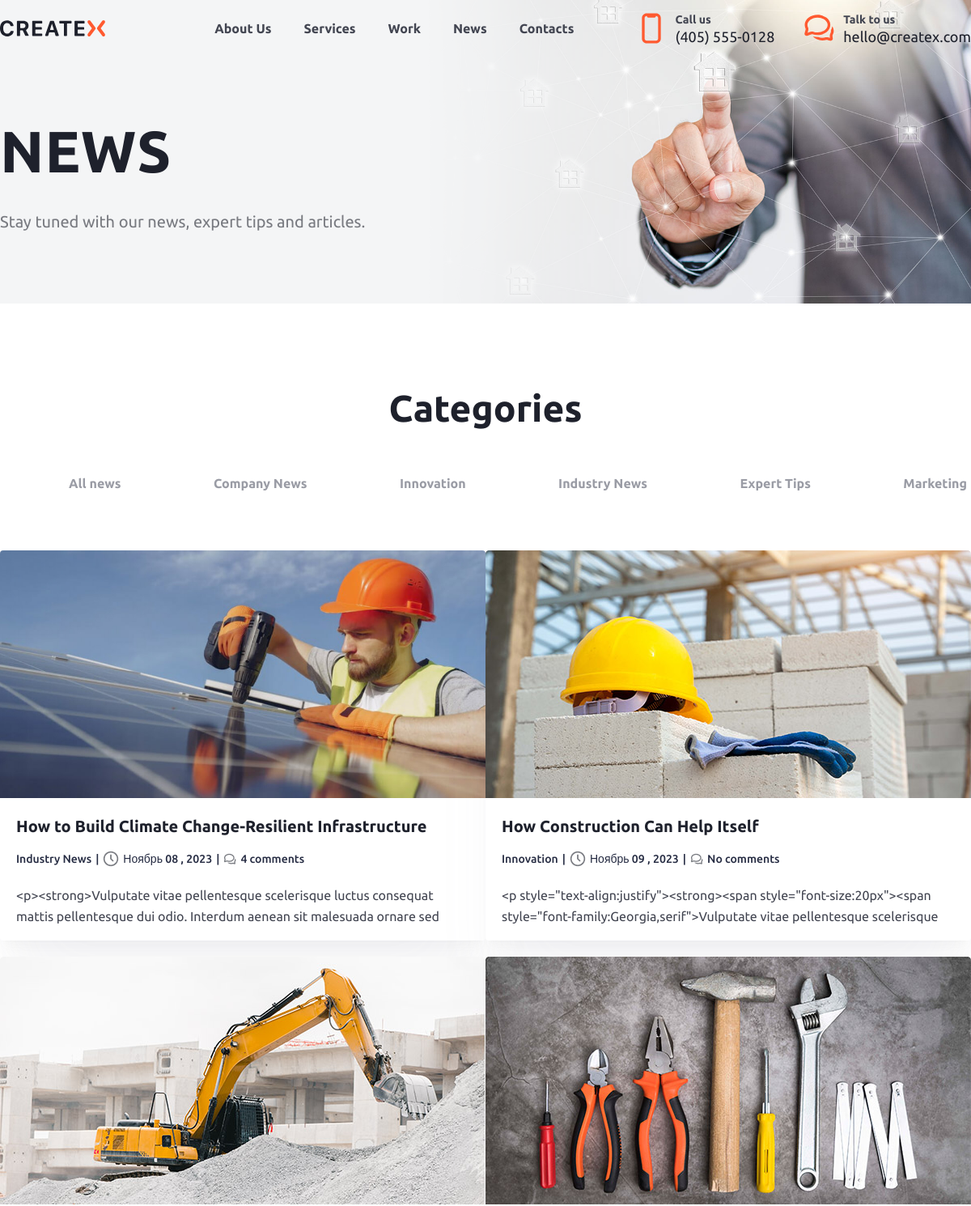
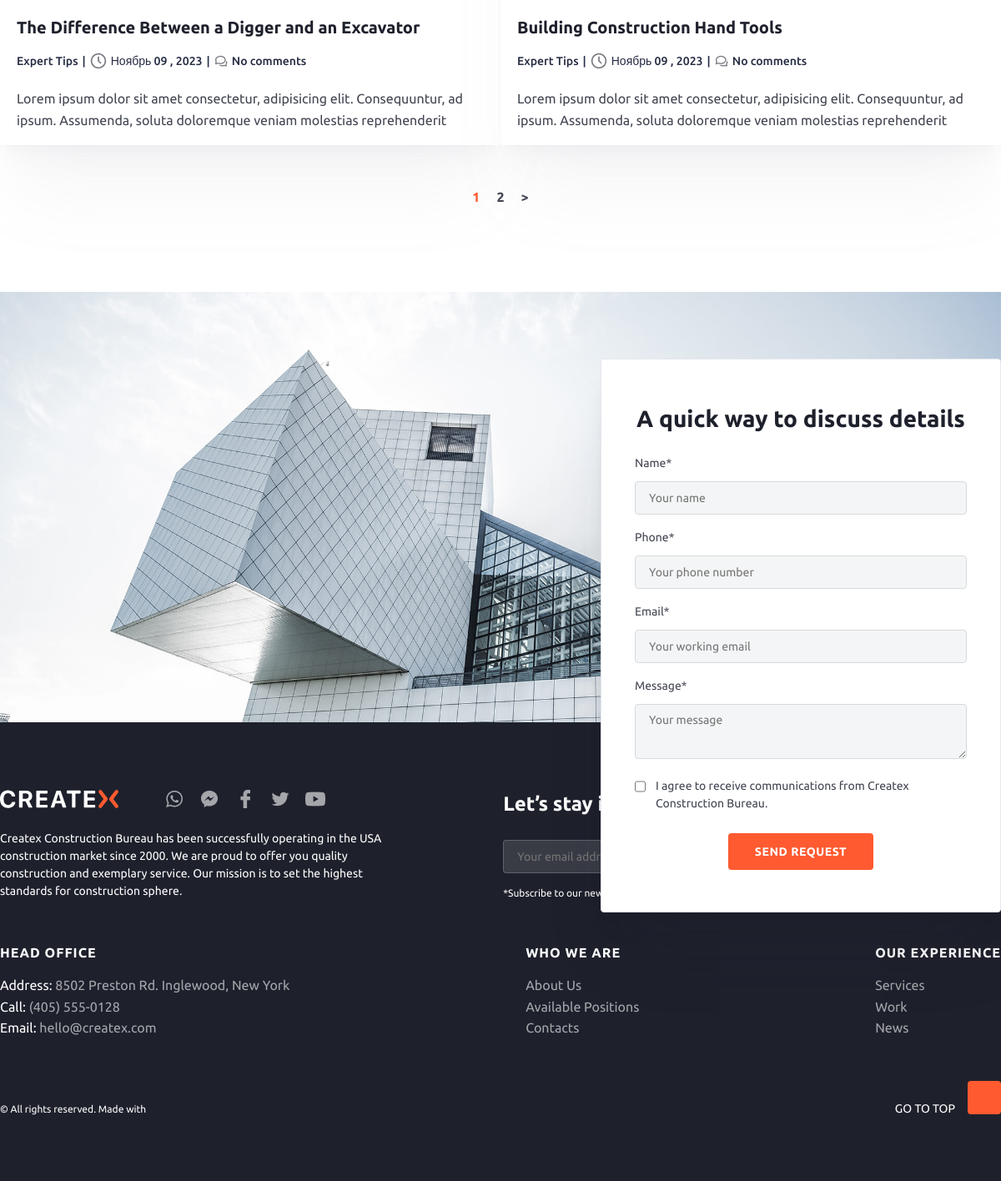
Page /news/ on the committed database (2 pictures, top to bottom).
### createx/models.py (models this page shows, shortened)
class HeaderContent(models.Model):
    title = models.CharField(max_length=100, verbose_name='Заголовок')
    content = models.TextField(max_length=1000, verbose_name='Содержание')
    img = models.ImageField(upload_to="header/%Y/%m/%d/", verbose_name='Фотография')
    class Meta:
        verbose_name = "Заголовок страницы"
        verbose_name_plural = "Заголовоки страниц"

### news/models.py (models this page shows, shortened)
class CategoryNews(models.Model):
    name = models.CharField(max_length=50, verbose_name='Название категории')
    slug = models.SlugField(max_length=50, unique=True, db_index=True, verbose_name='URL-категории')
    def __str__(self):
        return f'{self.name}'
    class Meta:
        verbose_name = "Категория новостей"
        verbose_name_plural = "Категории новостей"

class NewsModel(models.Model):
    title = models.CharField(max_length=200, verbose_name='Заголовок')
    img = models.ImageField(upload_to='news/%Y/%m/%d/', verbose_name='Главное фото')
    slug = models.SlugField(max_length=200, unique=True, db_index=True, verbose_name='URL-новости')
    content = models.TextField(verbose_name='Контент')
    date_publish = models.DateField(auto_now_add=True, verbose_name='Дата публикации')
    categoryID = models.ForeignKey(CategoryNews,on_delete=models.CASCADE, verbose_name='Тема новости')
    is_published = models.BooleanField(default=True, verbose_name='Публикация')
    def get_absolute_url(self):#Ссылка на url по слагу
        return reverse('newsDetail', kwargs={'slug':self.slug})
    def get_comment_count(self):
        len = self.newscommentsmodefl_set.filter(news__id=self.pk)
        counter = len.count()
        return counter
    class Meta:
        verbose_name = "Новость"
        verbose_name_plural = "Новости"

### aboutUs/models.py (models this page shows, shortened)
class OurSocLinks(models.Model):
    name = models.CharField(max_length=100, verbose_name='Название соц сети')
    nameLink = models.CharField(max_length=100, verbose_name='Имя ссылки')
    link = models.URLField(max_length=1000, verbose_name='Ссылка')
    imgLink_1 = models.ImageField(upload_to="aboutUs/OurSocLinks/%Y/%m/%d/", verbose_name='Логотип соцсети 1')
    imgLink_2 = models.ImageField(upload_to="aboutUs/OurSocLinks/%Y/%m/%d/", verbose_name='Логотип соцсети 2')
    imgLink_2_hover = models.ImageField(upload_to="aboutUs/OurSocLinks/%Y/%m/%d/", verbose_name='Логотип соцсети 2 Hover')
    class Meta:
        verbose_name = "Ссылка в соцсети"
        verbose_name_plural = "Ссылки в соцсетях"

### news/views.py (the view, shortened to what this page needs)
# urls.py: path('',NewsPage.as_view(), name='news'),#Главная страница - news
class NewsPage(CategoryAll,FormsMixin,ListView):
    model =  NewsModel
    template_name = 'news/newspage.html'
    context_object_name = 'news'
    paginate_by = 4
    queryset = NewsModel.objects.filter(is_published=True).select_related('categoryID')
    def get_context_data(self, **kwargs):
        context = super().get_context_data(**kwargs)
        c_def = self.get_user_context()
        context['title'] = 'News'
        context['header'] = HeaderContent.objects.get(title='NEWS')
        context = dict(list(context.items()) + list(c_def.items()))
        return context

### createx/templatetags/createx_tag.py (called while the page is built)
@register.simple_tag()
def get_soc_links():
    return OurSocLinks.objects.all()

### createx/utils.py (called while the page is built)
    def get_user_context(self,**kwargs):
        context = kwargs
        context['social_links'] = OurSocLinks.objects.all()
        context['AskFromUserForm'] = AskFromUserForm
        context['UserSubscribeForm'] = UserSubscribeForm
        context['DiscussForUserForm'] = DiscussForUserForm
        return context

### news/views.py (called while the page is built)
    def getCategory(self):
        return CategoryNews.objects.all()

### createx/templates/news/newsPage.html (shortened to what this page needs)
{% extends "base.html" %}
{% load createx_tag %}
{% load static %}
{% block content %}
{% include 'include/headerContent.html' %}
<section class="news_main_block">
	<div class="news_block">
		<div class="category_block">
			<h2 class="h2_center_46">Categories</h2>
			<div class="category_list">
				<div>
					<button value="All" class="category_news_item">
						All news
					</button>
				</div>
				{% for cat in view.getCategory %}
				<div>
					<button value={{cat.id}} class="category_news_item">
						{{cat.name}}
					</button>
				</div>
				{% endfor %}
			</div>
		</div>
		<div class="news_block_list">
			{% for new in news %}
			<div class="news_item">
				<img src="{{new.img.url}}" alt="{{new.title}}" class="news_item_img">
				<div class="news_info_block">
					<a href="{{ new.get_absolute_url }}" target="_blank">
						<p class="p_20_w700">{{new.title}}</p>
					</a>
					<p class="apInfoP">
						<span>{{new.categoryID}}</span>|
						<img src="{% static 'img/news/Clock.png' %}" alt="">
						<span>{{new.date_publish|date:"F d , Y"}}</span>|
						<img src="{% static 'img/news/Chat.png' %}" alt="">
						{% if new.get_comment_count == 0 %}
						<span>No comments</span>
						{% else %}
						<span>{{ new.get_comment_count }} comments</span>
						{% endif %}
						<p class="p_16_pd_0">{{new.content|truncatechars:160}}</p>
					</p>
				</div>
			</div>
			{% endfor %}
		</div>
		<div class="paginator_block">
			{% for p in paginator.page_range %}
				{% if page_obj.number == p %}
				<a href="?page={{ p }}" class="a_panination_active">{{ p }}</a>
				{% elif p >= page_obj.number|add:-2 and p <= page_obj.number|add:2 %}
				<a href="?page={{ p }}" class="a_panination">{{ p }}</a>
				{% endif %}
			{% endfor %}
			{% if page_obj.has_next %}
				<a href="?page={{ page_obj.next_page_number }}" class="a_panination">&gt;</a>
			{% endif %}
		</div>
	</div>
</section>
{% endblock content %}

### createx/templates/include/headerContent.html
{% load static %}
<section class="header_content_block">
		<div class="header_content">
			<div class="content_in_header">
				<h2 class="header_h2_title">{{header.title}}</h2>
				<p class="p_20">{{header.content}}</p>
			</div>
		</div>
		<div class="header_content_block_img">
			<img src="{{header.img.url}}" alt="Фон" class="header_content_block_img_bg">
		</div>
</section>

### createx/templates/include/footer.html (shortened to what this page needs)
{% load static %}
{% load createx_tag %}
<div class="footer_block">
	<footer class="footer_block_content">
		<div class="footer_header_block">
			<div class="footer_header_left">
				<div class="footer_logo_Links">
					<div class="footer_logo">
						<a href="{% url 'home' %}">
							<img src="{% static 'img/footer/logo.svg' %}" alt="Лого">
						</a>
					</div>
					<div class="footer_social_links">
						{% get_soc_links as soc_links %}
						{% for c in soc_links %}
						<a href="#"><img src="{{ c.imgLink_2_hover.url}}" alt="фото"></a>
						{% endfor %}
					</div>
				</div>
				<p class="footer_content">
					Createx Construction Bureau has been successfully operating in the USA construction market since 2000. We are proud to
					offer you quality construction and exemplary service. Our mission is to set the highest standards for construction
					sphere.
				</p>
			</div>
			<div class="footer_header_right">
				<h2 class="footer_header_right_h2">
					Let’s stay in touch
				</h2>
				<form action="{% url 'addUserSubscribe' %}" class="subscribe_form" method="post" name="subscribe_form" id="subscribe_form">
					<p>*Subscribe to our newsletter to receive communications and early updates from Createx Construction Bureau.</p>
				</form>
			</div>
		</div>
		<div class="footer_center_block">
			<div class="center_block_left">
				<p class="footer_p_uppercase">HEAD OFFICE</p>
				<ul class="footer_link_list">
					<li class="footer_link_item">Address: <a href="#" class="footer_link"> 8502 Preston Rd. Inglewood, New York</a></li>
					<li class="footer_link_item">Call: <a href="tel:+(405) 555-0128" class="footer_link"> (405) 555-0128</a></li>
					<li class="footer_link_item">Email: <a href="mailto:hello@createx.com" class="footer_link"> hello@createx.com</a></li>
				</ul>
			</div>
			<div class="center_block_center">
				<p class="footer_p_uppercase">WHO WE ARE</p>
				<ul class="footer_link_list">
					<li class="footer_link_item"><a href="{% url 'aboutUs' %}" class="footer_link">About Us</a></li>
					<li class="footer_link_item"><a href="{% url 'avaliablePositions' %}" class="footer_link">Available Positions</a></li>
					<li class="footer_link_item"><a href="{% url 'contacts' %}" class="footer_link">Contacts</a></li>
				</ul>
			</div>
			<div class="center_block_right">
				<p class="footer_p_uppercase">OUR EXPERIENCE</p>
				<ul class="footer_link_list">
					<li class="footer_link_item"><a href="{% url 'services' %}" class="footer_link">Services</a></li>
					<li class="footer_link_item"><a href="{% url 'work' %}" class="footer_link">Work</a></li>
					<li class="footer_link_item"><a href="{% url 'news' %}" class="footer_link">News</a></li>
				</ul>
			</div>
		</div>
		<div class="footer_bottom_block">
			<div class="bottom_block_left">
				<p class="rights_reserved">© All rights reserved. Made with</p>
			</div>
			<div class="bottom_block_right">
				<span class="btnTitle_goToTop">GO TO TOP</span>
				<button class="goToTop"><img src="{% static 'img/footer/Up-chevron.png' %}" alt=""></button>
			</div>
		</div>
	</footer>
</div>

### createx/static/css/min_style.css (style rules this page uses)
* { padding: 0; margin: 0; border: 0; box-sizing: border-box; }
*,*:before,*:after { -moz-box-sizing: border-box; -webkit-box-sizing: border-box; box-sizing: border-box; }
nav,footer,header,aside { display: block; }
html,body { height: 100%; width: 100%; font-size: 100%; line-height: 1; font-size: 14px; -ms-text-size-adjust: 100%; -moz-text-size-adjust: 100%; -webkit-text-size-adjust: 100%; font-family: Montserrat; font-weight: 500; color: rgba(37, 43, 66, 1); }
input,button,textarea { font-family:inherit; }
button { cursor: pointer; }
a, a:visited { text-decoration: none; }
ul { margin: 0; padding: 0; }
ul li { list-style: none;margin: 0;padding: 0; }
img { vertical-align: top; }
p { margin: 0; padding: 0; }
h1,h2,h3,h4,h5,h6 { font-size:inherit;font-weight: 400;margin: 0;padding: 0; }

### createx/static/css/statick_style.css (style rules this page uses)
.h2_center_46 { color: var(--gray-900, #1E212C); text-align: center; font-size: 46px; font-weight: 700; line-height: 130%; }
.p_16_pd_0 { color: var(--gray-800, #424551); font-size: 16px; font-style: normal; font-weight: 400; line-height: 160%; }
.header_h2_title { color: var(--gray-900, #1E212C); font-family: Ubuntu; font-size: 72px; font-weight: 700; line-height: 130%; letter-spacing: 1px; padding: 40px 0px 25px; }
.p_20 { color: var(--gray-700, #787A80); font-family: Ubuntu; font-size: 20px; font-weight: 400; line-height: 150%; }
.p_20_w700 { color: var(--gray-900, #1E212C); font-size: 20px; font-style: normal; font-weight: 700; line-height: 150%; }

### rows in the picture
HeaderContent: title "NEWS", content "Stay tuned with our news, expert tips and articles.", img (picture)
CategoryNews: {{ cat.id }} 1 (drawn), name "Company News"
CategoryNews: {{ cat.id }} 2 (drawn), name "Innovation"
CategoryNews: {{ cat.id }} 3 (drawn), name "Industry News"
CategoryNews: {{ cat.id }} 4 (drawn), name "Expert Tips"
CategoryNews: {{ cat.id }} 5 (drawn), name "Marketing"
NewsModel: img (picture), title "How to Build Climate Change-Resilient Infrastructure", categoryID "Industry News", date_publish "Ноябрь 08 , 2023", get_comment_count "4", content "<p><strong>Vulputate vitae pellentesque scelerisque luctus consequat mattis pellentesque dui odio. Interdum aenean sit malesuada ornare sed…"
NewsModel: img (picture), title "How Construction Can Help Itself", categoryID "Innovation", date_publish "Ноябрь 09 , 2023", shows "No comments", content "<p style=\"text-align:justify\"><strong><span style=\"font-size:20px\"><span style=\"font-family:Georgia,serif\">Vulputate vitae pellentesque scelerisque…"
NewsModel: img (picture), title "The Difference Between a Digger and an Excavator", categoryID "Expert Tips", date_publish "Ноябрь 09 , 2023", shows "No comments", content "Lorem ipsum dolor sit amet consectetur, adipisicing elit. Consequuntur, ad ipsum. Assumenda, soluta doloremque veniam molestias reprehenderit…"
NewsModel: img (picture), title "Building Construction Hand Tools", categoryID "Expert Tips", date_publish "Ноябрь 09 , 2023", shows "No comments", content "Lorem ipsum dolor sit amet consectetur, adipisicing elit. Consequuntur, ad ipsum. Assumenda, soluta doloremque veniam molestias reprehenderit…"
OurSocLinks: imgLink_2_hover (picture)
OurSocLinks: imgLink_2_hover (picture)
OurSocLinks: imgLink_2_hover (picture)
OurSocLinks: imgLink_2_hover (picture)
OurSocLinks: imgLink_2_hover (picture)

### other values in the picture
{{ p }} "1"
{{ p }} "2"
